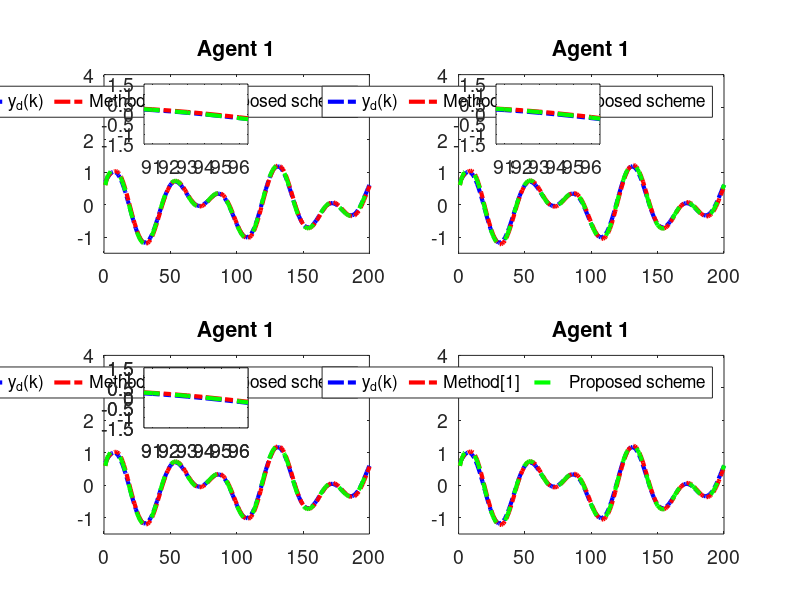

Recreate this plot in MATLAB.
clc; clear;

% Common Parameters
rho = 7.5;            % Gain for control response
eta = 1;              % Adaptive update speed
lamda = 350;          % Model-free parameter
mu = 0.005;           % Adaptive parameter
epsilon = 1e-5;       % Stability threshold
alpha = 15;           % Smoothing factor for error dynamics
T = 0.1;              % Sampling time
m = 200;              % Time steps
rT = 1024;            % Sample rate
font_size = 14;

% Method 1 (MFAC + SMC) Parameters
gamma1_m1 = 0.45;     % Control gains
gamma2_m1 = 0.15;
gamma3_m1 = 0.45;
gamma4_m1 = 0.15;
beta_m1 = 10;         % Sliding mode coefficient
sigma_m1 = 95;        % Sliding mode parameter
tau_m1 = 1e-5;        % Damping term
n_m1 = 600;           % Data size for Method 1
a_m1 = 0.5;           % Plant parameter
ff_gain_m1 = 0.45;    % Feedforward gain

% Method 2 (MFAC only) Parameters
gamma1_m2 = 0;        % Disable SMC
gamma2_m2 = 0;
gamma3_m2 = 0;
gamma4_m2 = 0;
n_m2 = 1024;          % Data size for Method 2
a_m2 = 0.8;           % Plant parameter
ff_gain_m2 = 0.25;     % Feedforward gain

% Nonlinearity coefficients (same for both methods)
nonlinearity1 = 0.03;
nonlinearity2 = 0.01;
nonlinearity3 = 0.02;
nonlinearity4 = 0.01;

% Initialization for both methods
phi1_m1 = zeros(m+1,1); phi2_m1 = zeros(m+1,1); phi3_m1 = zeros(m+1,1); phi4_m1 = zeros(m+1,1);
mfa1_m1 = zeros(m+1,1); mfa2_m1 = zeros(m+1,1); mfa3_m1 = zeros(m+1,1); mfa4_m1 = zeros(m+1,1);
sm1_m1 = zeros(m,1); sm2_m1 = zeros(m,1); sm3_m1 = zeros(m,1); sm4_m1 = zeros(m,1);
y1_m1 = zeros(m+1,1); y2_m1 = zeros(m+1,1); y3_m1 = zeros(m+1,1); y4_m1 = zeros(m+1,1);
u1_m1 = zeros(m,1); u2_m1 = zeros(m,1); u3_m1 = zeros(m,1); u4_m1 = zeros(m,1);
xi1_m1 = zeros(m,1); xi2_m1 = zeros(m,1); xi3_m1 = zeros(m,1); xi4_m1 = zeros(m,1);
s1_m1 = zeros(m,1); s2_m1 = zeros(m,1); s3_m1 = zeros(m,1); s4_m1 = zeros(m,1);

phi1_m2 = zeros(m+1,1); phi2_m2 = zeros(m+1,1); phi3_m2 = zeros(m+1,1); phi4_m2 = zeros(m+1,1);
mfa1_m2 = zeros(m+1,1); mfa2_m2 = zeros(m+1,1); mfa3_m2 = zeros(m+1,1); mfa4_m2 = zeros(m+1,1);
y1_m2 = zeros(m+1,1); y2_m2 = zeros(m+1,1); y3_m2 = zeros(m+1,1); y4_m2 = zeros(m+1,1);
u1_m2 = zeros(m,1); u2_m2 = zeros(m,1); u3_m2 = zeros(m,1); u4_m2 = zeros(m,1);
xi1_m2 = zeros(m,1); xi2_m2 = zeros(m,1); xi3_m2 = zeros(m,1); xi4_m2 = zeros(m,1);

yd = zeros(m+1,1);

% Desired signal (Reference trajectory)
for k = 1:m+1
    yd(k) = 0.6 * sin(0.05 * pi * k) + 0.6 * cos(0.03 * pi * k);
    % yd(k) = 0.6; % Time-invariant constant reference signalx
end

% Method 1 (MFAC + SMC) Simulation
for k = 1:m
    % Adaptive Gain update
    if k == 1
        phi1_m1(k) = 4.0; phi2_m1(k) = 4.0; phi3_m1(k) = 4.0; phi4_m1(k) = 4.0;
    elseif k == 2
        phi1_m1(k) = phi1_m1(k-1) + (eta * u1_m1(k-1) / (mu + u1_m1(k-1)^2)) * (y1_m1(k) - phi1_m1(k-1)*u1_m1(k-1));
        phi2_m1(k) = phi2_m1(k-1) + (eta * u2_m1(k-1) / (mu + u2_m1(k-1)^2)) * (y2_m1(k) - phi2_m1(k-1)*u2_m1(k-1));
        phi3_m1(k) = phi3_m1(k-1) + (eta * u3_m1(k-1) / (mu + u3_m1(k-1)^2)) * (y3_m1(k) - phi3_m1(k-1)*u3_m1(k-1));
        phi4_m1(k) = phi4_m1(k-1) + (eta * u4_m1(k-1) / (mu + u4_m1(k-1)^2)) * (y4_m1(k) - phi4_m1(k-1)*u4_m1(k-1));
    else
        phi1_m1(k) = phi1_m1(k-1) + (eta * (u1_m1(k-1) - u1_m1(k-2)) / (mu + (u1_m1(k-1) - u1_m1(k-2))^2)) * (y1_m1(k) - y1_m1(k-1) - phi1_m1(k-1) * (u1_m1(k-1) - u1_m1(k-2)));
        phi2_m1(k) = phi2_m1(k-1) + (eta * (u2_m1(k-1) - u2_m1(k-2)) / (mu + (u2_m1(k-1) - u2_m1(k-2))^2)) * (y2_m1(k) - y2_m1(k-1) - phi2_m1(k-1) * (u2_m1(k-1) - u2_m1(k-2)));
        phi3_m1(k) = phi3_m1(k-1) + (eta * (u3_m1(k-1) - u3_m1(k-2)) / (mu + (u3_m1(k-1) - u3_m1(k-2))^2)) * (y3_m1(k) - y3_m1(k-1) - phi3_m1(k-1) * (u3_m1(k-1) - u3_m1(k-2)));
        phi4_m1(k) = phi4_m1(k-1) + (eta * (u4_m1(k-1) - u4_m1(k-2)) / (mu + (u4_m1(k-1) - u4_m1(k-2))^2)) * (y4_m1(k) - y4_m1(k-1) - phi4_m1(k-1) * (u4_m1(k-1) - u4_m1(k-2)));
    end

    % Stability protection
    if k > 2 && (abs(phi1_m1(k)) <= epsilon || abs(u1_m1(k-1) - u1_m1(k-2)) <= epsilon || sign(phi1_m1(k)) ~= sign(phi1_m1(1)))
        phi1_m1(k) = phi1_m1(1);
    end
    if k > 2 && (abs(phi2_m1(k)) <= epsilon || abs(u2_m1(k-1) - u2_m1(k-2)) <= epsilon || sign(phi2_m1(k)) ~= sign(phi2_m1(1)))
        phi2_m1(k) = phi2_m1(1);
    end
    if k > 2 && (abs(phi3_m1(k)) <= epsilon || abs(u3_m1(k-1) - u3_m1(k-2)) <= epsilon || sign(phi3_m1(k)) ~= sign(phi3_m1(1)))
        phi3_m1(k) = phi3_m1(1);
    end
    if k > 2 && (abs(phi4_m1(k)) <= epsilon || abs(u4_m1(k-1) - u4_m1(k-2)) <= epsilon || sign(phi4_m1(k)) ~= sign(phi4_m1(1)))
        phi4_m1(k) = phi4_m1(1);
    end

    % Error dynamics
    xi1_m1(k) = yd(k) - 2*y1_m1(k) + y4_m1(k);
    xi2_m1(k) = y1_m1(k) - 2*y2_m1(k) + y3_m1(k);
    xi3_m1(k) = y2_m1(k) + yd(k) - 2*y3_m1(k);
    xi4_m1(k) = y1_m1(k) + y3_m1(k) - 2*y4_m1(k);

    % Sliding surfaces
    if k == 1
        s1_m1(k) = 0; s2_m1(k) = 0; s3_m1(k) = 0; s4_m1(k) = 0;
    else
        s1_m1(k) = alpha * xi1_m1(k) - xi1_m1(k-1);
        s2_m1(k) = alpha * xi2_m1(k) - xi2_m1(k-1);
        s3_m1(k) = alpha * xi3_m1(k) - xi3_m1(k-1);
        s4_m1(k) = alpha * xi4_m1(k) - xi4_m1(k-1);
    end

    % MFAC updates
    if k == 1
        mfa1_m1(k) = 0; mfa2_m1(k) = 0; mfa3_m1(k) = 0; mfa4_m1(k) = 0;
    else
        mfa1_m1(k) = mfa1_m1(k-1) + (rho * phi1_m1(k)) / (lamda + abs(phi1_m1(k)^2)) * xi1_m1(k);
        mfa2_m1(k) = mfa2_m1(k-1) + (rho * phi2_m1(k)) / (lamda + abs(phi2_m1(k)^2)) * xi2_m1(k);
        mfa3_m1(k) = mfa3_m1(k-1) + (rho * phi3_m1(k)) / (lamda + abs(phi3_m1(k)^2)) * xi3_m1(k);
        mfa4_m1(k) = mfa4_m1(k-1) + (rho * phi4_m1(k)) / (lamda + abs(phi4_m1(k)^2)) * xi4_m1(k);
    end

    % SMC updates
    if k == 1
        sm1_m1(k) = 0; sm2_m1(k) = 0; sm3_m1(k) = 0; sm4_m1(k) = 0;
    else
        sm1_m1(k) = sm1_m1(k-1) + (beta_m1 * phi1_m1(k)) / (sigma_m1 + (phi1_m1(k))^2) * ...
            ( (xi1_m1(k) + (y4_m1(k) - y4_m1(k-1)) + (yd(k+1) - yd(k))) / (1 + 1) ...
            - (xi1_m1(k)) / (alpha * 2) + tau_m1 * sign(s1_m1(k)) );
        sm2_m1(k) = sm2_m1(k-1) + (beta_m1 * phi2_m1(k)) / (sigma_m1 + (phi2_m1(k))^2) * ...
            ( (xi2_m1(k) + (y1_m1(k) - y1_m1(k-1)) + (y3_m1(k) - y3_m1(k-1))) / (1 + 1) ...
            - (xi2_m1(k)) / (alpha * 2) + tau_m1 * sign(s2_m1(k)) );
        sm3_m1(k) = sm3_m1(k-1) + (beta_m1 * phi3_m1(k)) / (sigma_m1 + (phi3_m1(k))^2) * ...
            ( (xi3_m1(k) + (y2_m1(k) - y2_m1(k-1)) + (yd(k+1) - yd(k))) / (1 + 1) ...
            - (xi3_m1(k)) / (alpha * 2) + tau_m1 * sign(s3_m1(k)) );
        sm4_m1(k) = sm4_m1(k-1) + (beta_m1 * phi4_m1(k)) / (sigma_m1 + (phi4_m1(k))^2) * ...
            ( (xi4_m1(k) + (y1_m1(k) - y1_m1(k-1)) + (y3_m1(k) - y3_m1(k-1))) / (1 + 1) ...
            - (xi4_m1(k)) / (alpha * 2) + tau_m1 * sign(s4_m1(k)) );
    end

    % Control signal
    if k == 1
        u1_m1(k) = 0.01; u2_m1(k) = 0.01; u3_m1(k) = 0.01; u4_m1(k) = 0.01;
    else
        u1_m1(k) = mfa1_m1(k) + gamma1_m1 * sm1_m1(k);
        u2_m1(k) = mfa2_m1(k) + gamma2_m1 * sm2_m1(k);
        u3_m1(k) = mfa3_m1(k) + gamma3_m1 * sm3_m1(k);
        u4_m1(k) = mfa4_m1(k) + gamma4_m1 * sm4_m1(k);
    end
    if k == 1
        y1_m1(k) = 0.6; y2_m1(k) = 0.6; y3_m1(k) = 0.6; y4_m1(k) = 0.6;
    end

    % Plant model update
    b1_m1 = 1.2 * n_m1 / (rT * 0.2);
    b2_m1 = 1.2 * n_m1 / (rT * 0.2);
    b3_m1 = 1.2 * n_m1 / (rT * 0.2);
    b4_m1 = 1.2 * n_m1 / (rT * 0.2);
    y1_m1(k+1) = a_m1 * y1_m1(k) + b1_m1 * u1_m1(k) - nonlinearity1 * y1_m1(k)^3 + ff_gain_m1;
    y2_m1(k+1) = a_m1 * y2_m1(k) + b2_m1 * u2_m1(k) - nonlinearity2 * y2_m1(k)^2 + ff_gain_m1;
    y3_m1(k+1) = a_m1 * y3_m1(k) + b3_m1 * u3_m1(k) - nonlinearity3 * y3_m1(k)^3 + ff_gain_m1;
    y4_m1(k+1) = a_m1 * y4_m1(k) + b4_m1 * u4_m1(k) - nonlinearity4 * y4_m1(k)^2 + ff_gain_m1;
end

% Method 2 (MFAC only) Simulation
for k = 1:m
    % Adaptive Gain update
    if k == 1
        phi1_m2(k) = 4.0; phi2_m2(k) = 4.0; phi3_m2(k) = 4.0; phi4_m2(k) = 4.0;
    elseif k == 2
        phi1_m2(k) = phi1_m2(k-1) + (eta * u1_m2(k-1) / (mu + u1_m2(k-1)^2)) * (y1_m2(k) - phi1_m2(k-1)*u1_m2(k-1));
        phi2_m2(k) = phi2_m2(k-1) + (eta * u2_m2(k-1) / (mu + u2_m2(k-1)^2)) * (y2_m2(k) - phi2_m2(k-1)*u2_m2(k-1));
        phi3_m2(k) = phi3_m2(k-1) + (eta * u3_m2(k-1) / (mu + u3_m2(k-1)^2)) * (y3_m2(k) - phi3_m2(k-1)*u3_m2(k-1));
        phi4_m2(k) = phi4_m2(k-1) + (eta * u4_m2(k-1) / (mu + u4_m2(k-1)^2)) * (y4_m2(k) - phi4_m2(k-1)*u4_m2(k-1));
    else
        phi1_m2(k) = phi1_m2(k-1) + (eta * (u1_m2(k-1) - u1_m2(k-2)) / (mu + (u1_m2(k-1) - u1_m2(k-2))^2)) * (y1_m2(k) - y1_m2(k-1) - phi1_m2(k-1) * (u1_m2(k-1) - u1_m2(k-2)));
        phi2_m2(k) = phi2_m2(k-1) + (eta * (u2_m2(k-1) - u2_m2(k-2)) / (mu + (u2_m2(k-1) - u2_m2(k-2))^2)) * (y2_m2(k) - y2_m2(k-1) - phi2_m2(k-1) * (u2_m2(k-1) - u2_m2(k-2)));
        phi3_m2(k) = phi3_m2(k-1) + (eta * (u3_m2(k-1) - u3_m2(k-2)) / (mu + (u3_m2(k-1) - u3_m2(k-2))^2)) * (y3_m2(k) - y3_m2(k-1) - phi3_m2(k-1) * (u3_m2(k-1) - u3_m2(k-2)));
        phi4_m2(k) = phi4_m2(k-1) + (eta * (u4_m2(k-1) - u4_m2(k-2)) / (mu + (u4_m2(k-1) - u4_m2(k-2))^2)) * (y4_m2(k) - y4_m2(k-1) - phi4_m2(k-1) * (u4_m2(k-1) - u4_m2(k-2)));
    end

    % Stability protection
    if k > 2 && (abs(phi1_m2(k)) <= epsilon || abs(u1_m2(k-1) - u1_m2(k-2)) <= epsilon || sign(phi1_m2(k)) ~= sign(phi1_m2(1)))
        phi1_m2(k) = phi1_m2(1);
    end
    if k > 2 && (abs(phi2_m2(k)) <= epsilon || abs(u2_m2(k-1) - u2_m2(k-2)) <= epsilon || sign(phi2_m2(k)) ~= sign(phi2_m2(1)))
        phi2_m2(k) = phi2_m2(1);
    end
    if k > 2 && (abs(phi3_m2(k)) <= epsilon || abs(u3_m2(k-1) - u3_m2(k-2)) <= epsilon || sign(phi3_m2(k)) ~= sign(phi3_m2(1)))
        phi3_m2(k) = phi3_m2(1);
    end
    if k > 2 && (abs(phi4_m2(k)) <= epsilon || abs(u4_m2(k-1) - u4_m2(k-2)) <= epsilon || sign(phi4_m2(k)) ~= sign(phi4_m2(1)))
        phi4_m2(k) = phi4_m2(1);
    end

    % Error dynamics
    xi1_m2(k) = yd(k) - 2*y1_m2(k) + y4_m2(k);
    xi2_m2(k) = y1_m2(k) - 2*y2_m2(k) + y3_m2(k);
    xi3_m2(k) = y2_m2(k) + yd(k) - 2*y3_m2(k);
    xi4_m2(k) = y1_m2(k) + y3_m2(k) - 2*y4_m2(k);

    % MFAC updates
    if k == 1
        mfa1_m2(k) = 0; mfa2_m2(k) = 0; mfa3_m2(k) = 0; mfa4_m2(k) = 0;
    else
        mfa1_m2(k) = mfa1_m2(k-1) + (rho * phi1_m2(k)) / (lamda + abs(phi1_m2(k)^2)) * xi1_m2(k);
        mfa2_m2(k) = mfa2_m2(k-1) + (rho * phi2_m2(k)) / (lamda + abs(phi2_m2(k)^2)) * xi2_m2(k);
        mfa3_m2(k) = mfa3_m2(k-1) + (rho * phi3_m2(k)) / (lamda + abs(phi3_m2(k)^2)) * xi3_m2(k);
        mfa4_m2(k) = mfa4_m2(k-1) + (rho * phi4_m2(k)) / (lamda + abs(phi4_m2(k)^2)) * xi4_m2(k);
    end

    % Control signal
    if k == 1
        u1_m2(k) = 0.01; u2_m2(k) = 0.01; u3_m2(k) = 0.01; u4_m2(k) = 0.01;
    else
        u1_m2(k) = mfa1_m2(k);
        u2_m2(k) = mfa2_m2(k);
        u3_m2(k) = mfa3_m2(k);
        u4_m2(k) = mfa4_m2(k);
    end
    if k == 1
        y1_m2(k) = 0.6; y2_m2(k) = 0.6; y3_m2(k) = 0.6; y4_m2(k) = 0.6;
    end

    % Plant model update
    b1_m2 = 1.2 * n_m2 / (rT * 0.2);
    b2_m2 = 1.2 * n_m2 / (rT * 0.2);
    b3_m2 = 1.2 * n_m2 / (rT * 0.2);
    b4_m2 = 1.2 * n_m2 / (rT * 0.2);
    y1_m2(k+1) = a_m2 * y1_m2(k) + b1_m2 * u1_m2(k) - nonlinearity1 * y1_m2(k)^3 + ff_gain_m2;
    y2_m2(k+1) = a_m2 * y2_m2(k) + b2_m2 * u2_m2(k) - nonlinearity2 * y2_m2(k)^2 + ff_gain_m2;
    y3_m2(k+1) = a_m2 * y3_m2(k) + b3_m2 * u3_m2(k) - nonlinearity3 * y3_m2(k)^3 + ff_gain_m2;
    y4_m2(k+1) = a_m2 * y4_m2(k) + b4_m2 * u4_m2(k) - nonlinearity4 * y4_m2(k)^2 + ff_gain_m2;
end

% Calculate MSE for both methods
mse_xi1_m1 = mean(xi1_m1.^2); mse_xi2_m1 = mean(xi2_m1.^2);
mse_xi3_m1 = mean(xi3_m1.^2); mse_xi4_m1 = mean(xi4_m1.^2);
mse_xi1_m2 = mean(xi1_m2.^2); mse_xi2_m2 = mean(xi2_m2.^2);
mse_xi3_m2 = mean(xi3_m2.^2); mse_xi4_m2 = mean(xi4_m2.^2);

% Print MSE values
fprintf('Method 1 (MFAC + SMC) MSE:\n');
fprintf('xi1: %.10e\n', mse_xi1_m1);
fprintf('xi2: %.10e\n', mse_xi2_m1);
fprintf('xi3: %.10e\n', mse_xi3_m1);
fprintf('xi4: %.10e\n\n', mse_xi4_m1);
fprintf('Method 2 (MFAC only) MSE:\n');
fprintf('xi1: %.10e\n', mse_xi1_m2);
fprintf('xi2: %.10e\n', mse_xi2_m2);
fprintf('xi3: %.10e\n', mse_xi3_m2);
fprintf('xi4: %.10e\n\n', mse_xi4_m2);

% Time vector
t = 1:m+1; t_err = 1:m;

% Plot outputs (y1, y2, y3, y4) for both methods
figure('Position', [100, 100, 1450, 800]);
zoom_x_start = 90.5; % Start of zoomed x-range
zoom_x_end = 96.5; % End of zoomed x-range
for i = 1:4
    subplot(2, 2, i);
    plot(t, yd, '-.b', 'LineWidth', 3); hold on;
    if i == 1
        plot(t, y1_m2, '-.r', 'LineWidth', 3);
        plot(t, y1_m1, '--g', 'LineWidth', 3);
        
        title('Agent 1'); grid off;
        legend('y_d(k)',  'Method[1]','Proposed scheme','orientation', 'horizontal');
        set(gca, 'FontSize', font_size);
        xlim([0 m]); % X-axis starts from 0
        ylim([-1.5 4]); % Y-axis limits for Agent 1


        axes('Position', [0.18,0.76,0.13,0.10]);
        box on; hold on;
        plot(t, yd, '-.b', 'LineWidth', 3)
        plot(t, y1_m2, '-.r', 'LineWidth', 3);
        plot(t, y1_m1, '--g', 'LineWidth', 3);
        xlim([zoom_x_start zoom_x_end]);
        % yticks([-0.4,0,0.2]);
        set(gca, 'FontSize', font_size);

        
        
    elseif i == 2
        plot(t, y2_m2, '-.r', 'LineWidth', 3);
        plot(t, y2_m1, '--g', 'LineWidth', 3);


        title('Agent 1'); grid off;
        legend('y_d(k)',  'Method[1]','Proposed scheme','orientation', 'horizontal');
        set(gca, 'FontSize', font_size);
        xlim([0 m]); % X-axis starts from 0
        ylim([-1.5 4]); % Y-axis limits for Agent 1

        axes('Position', [0.62,0.76,0.13,0.10]);
        box on; hold on;
        plot(t, yd, '-.b', 'LineWidth', 3)
        plot(t, y2_m2, '-.r', 'LineWidth', 3);
        plot(t, y2_m1, '--g', 'LineWidth', 3);
        xlim([zoom_x_start zoom_x_end]);
        % yticks([-0.4,0,0.2]);
        set(gca, 'FontSize', font_size);
    elseif i == 3
        plot(t, y3_m2, '-.r', 'LineWidth', 3);
        plot(t, y3_m1, '--g', 'LineWidth', 3);

        title('Agent 1'); grid off;
        legend('y_d(k)',  'Method[1]','Proposed scheme','orientation', 'horizontal');
        set(gca, 'FontSize', font_size);
        xlim([0 m]); % X-axis starts from 0
        ylim([-1.5 4]); % Y-axis limits for Agent 1

        axes('Position', [0.18,0.287,0.13,0.10]);
        box on; hold on;
        plot(t, yd, '-.b', 'LineWidth', 3)
        plot(t, y3_m2, '-.r', 'LineWidth', 3);
        plot(t, y3_m1, '--g', 'LineWidth', 3);
        xlim([zoom_x_start zoom_x_end]);
        % yticks([-0.4,0,0.2]);
        set(gca, 'FontSize', font_size);
    else
        plot(t, y4_m2, '-.r', 'LineWidth', 3);
        plot(t, y4_m1, '--g', 'LineWidth', 3);

        title('Agent 1'); grid off;
        legend('y_d(k)',  'Method[1]','Proposed scheme','orientation', 'horizontal');
        set(gca, 'FontSize', font_size);
        xlim([0 m]); % X-axis starts from 0
        ylim([-1.5 4]); % Y-axis limits for Agent 1

        axes('Position', [0.18,0.287,0.13,0.10]);
        box on; hold on;
        plot(t, yd, '-.b', 'LineWidth', 3)
        plot(t, y4_m2, '-.r', 'LineWidth', 3);
        plot(t, y4_m1, '--g', 'LineWidth', 3);
        xlim([zoom_x_start zoom_x_end]);
        % yticks([-0.4,0,0.2]);
        set(gca, 'FontSize', font_size);
    end
    % grid off;
    % legend('y_d(k)',  'y (MFAC only)','y (MFAC + SMC)', 'Orientation', 'horizontal');
    % set(gca, 'FontSize', font_size);

end

% Plot error dynamics (xi1, xi2, xi3, xi4) for both methods
% figure('Position', [100, 100, 1500, 750]);
% for i = 1:4
%     subplot(2, 2, i);
%     if i == 1
%         plot(t_err, xi1_m1, '-.g', 'LineWidth', 2.5); hold on;
%         plot(t_err, xi1_m2, '-b', 'LineWidth', 2.5);
%         title('Error Dynamics \xi_1(k)');
%     elseif i == 2
%         plot(t_err, xi2_m1, '-.g', 'LineWidth', 2.5); hold on;
%         plot(t_err, xi2_m2, '-b', 'LineWidth', 2.5);
%         title('Error Dynamics \xi_2(k)');
%     elseif i == 3
%         plot(t_err, xi3_m1, '-.g', 'LineWidth', 2.5); hold on;
%         plot(t_err, xi3_m2, '-b', 'LineWidth', 2.5);
%         title('Error Dynamics \xi_3(k)');
%     else
%         plot(t_err, xi4_m1, '-.g', 'LineWidth', 2.5); hold on;
%         plot(t_err, xi4_m2, '-b', 'LineWidth', 2.5);
%         title('Error Dynamics \xi_4(k)');
%     end
%     grid off;
%     legend('\xi (MFAC + SMC)', '\xi (MFAC only)', 'Orientation', 'horizontal');
%     set(gca, 'FontSize', font_size);
%     xlim([0 m]);
%     ylim([-2 5]);
% end